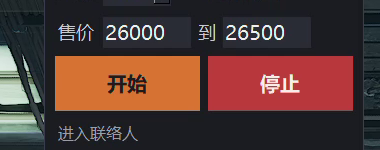
#> input picture video-analysis/tmp/p_001.png, 380 x 150 px; its folder holds only this picture in this run
$ python m.py
#> lines starting #> are read from the running program, lines starting #| are printed output that depends on the picture
from PIL import Image, ImageDraw
import glob
files=sorted(glob.glob('tmp/p_*.png'))
print(len(files))
for s in range(0,len(files),14):
    grp=files[s:s+14]
    w,h=Image.open(grp[0]).size
#> w = 380; h = 150
    sheet=Image.new('RGB',((w+60)*2,h*7))
#> sheet: PIL image 880x1050 RGB; every value is 0
    d=ImageDraw.Draw(sheet)
    for i,f in enumerate(grp):
        n=int(f[-7:-4]); x=(i//7)*(w+60); y=(i%7)*h
#> after `x = i // 7 * (w + 60)`: x = 0
#> after `y = i % 7 * h`: y = 0
        sheet.paste(Image.open(f),(x,y)); d.text((x+w+2,y+8),f"{(n-1)*4}s",fill='yellow')
#> after `sheet.paste(Image.open(f), (x, y))`:
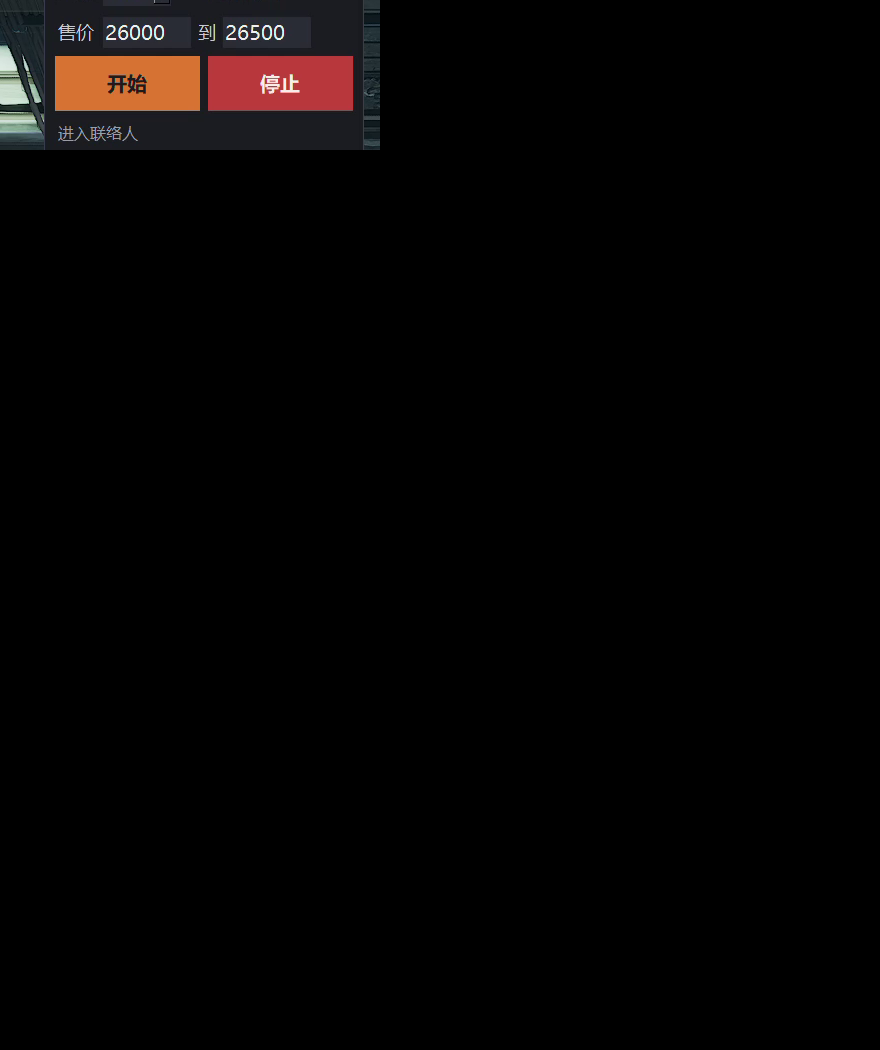
#> sheet: PIL image 880x1050 RGB; mean R, G, B 5.3, 3.6, 3.3
    sheet.save(f'tmp/logs_{s//14}.png')

$ run again, on video-analysis/tmp/p_005.png
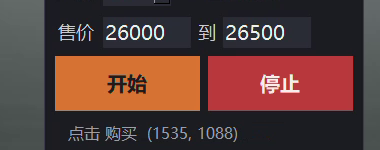
#> input picture video-analysis/tmp/p_005.png, 380 x 150 px
#> w = 380; h = 150
#> x = 0
#> `sheet.paste(Image.open(f), (x, y))`:
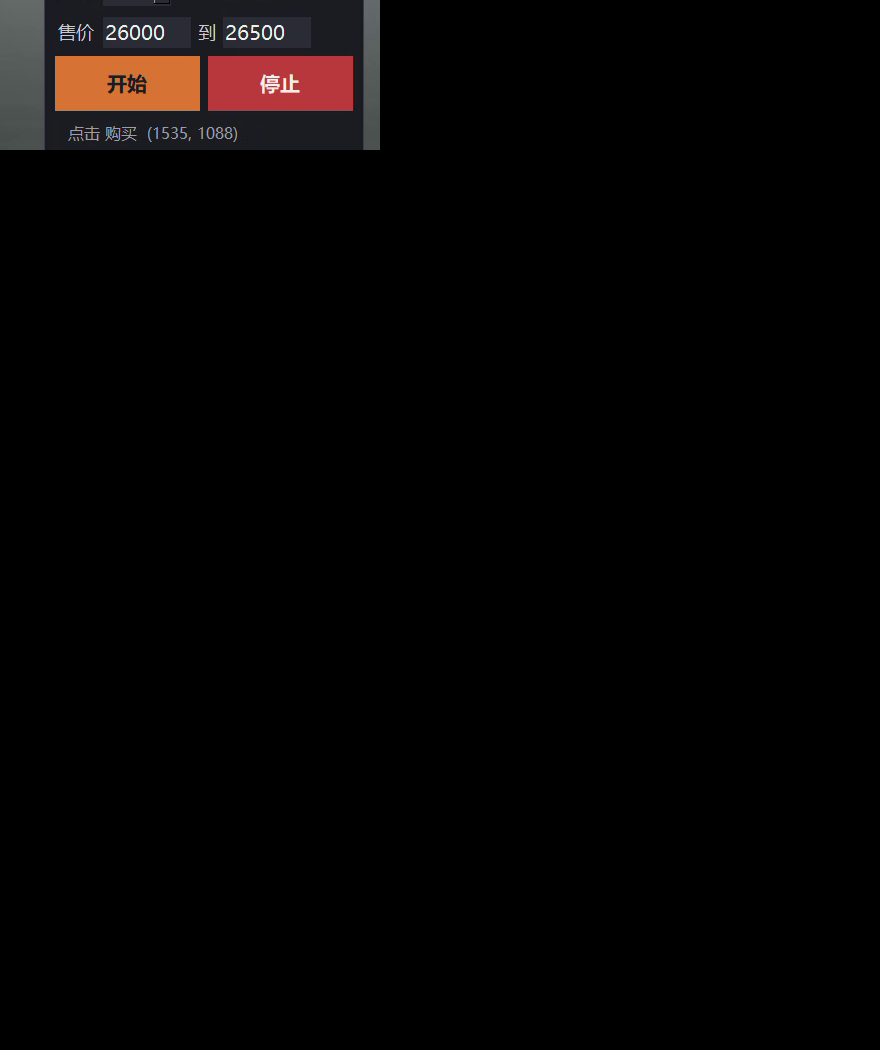
#> sheet: PIL image 880x1050 RGB; mean R, G, B 5.5, 3.7, 3.5

$ run again, on video-analysis/tmp/p_007.png
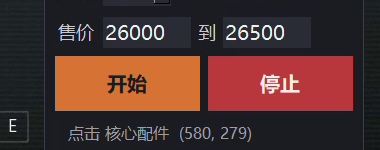
#> input picture video-analysis/tmp/p_007.png, 380 x 150 px
#> w = 380; h = 150
#> x = 0
#> `sheet.paste(Image.open(f), (x, y))`:
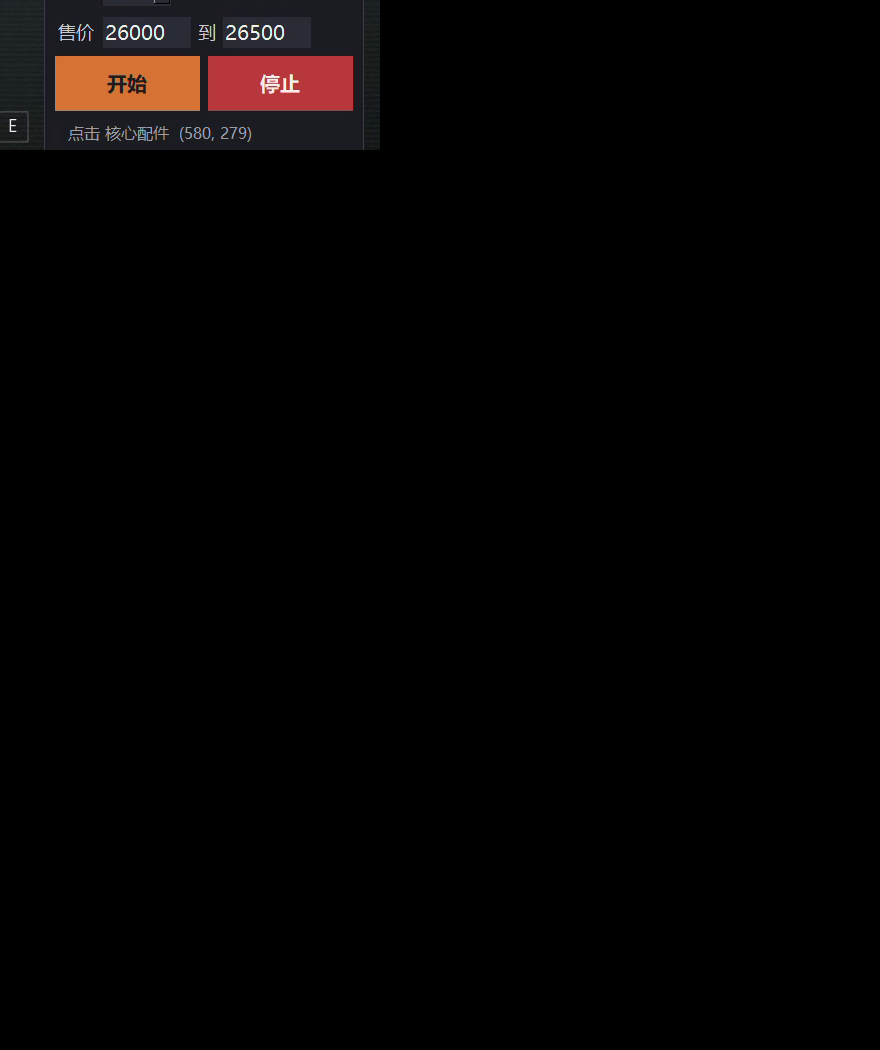
#> sheet: PIL image 880x1050 RGB; mean R, G, B 5, 3.2, 2.9
